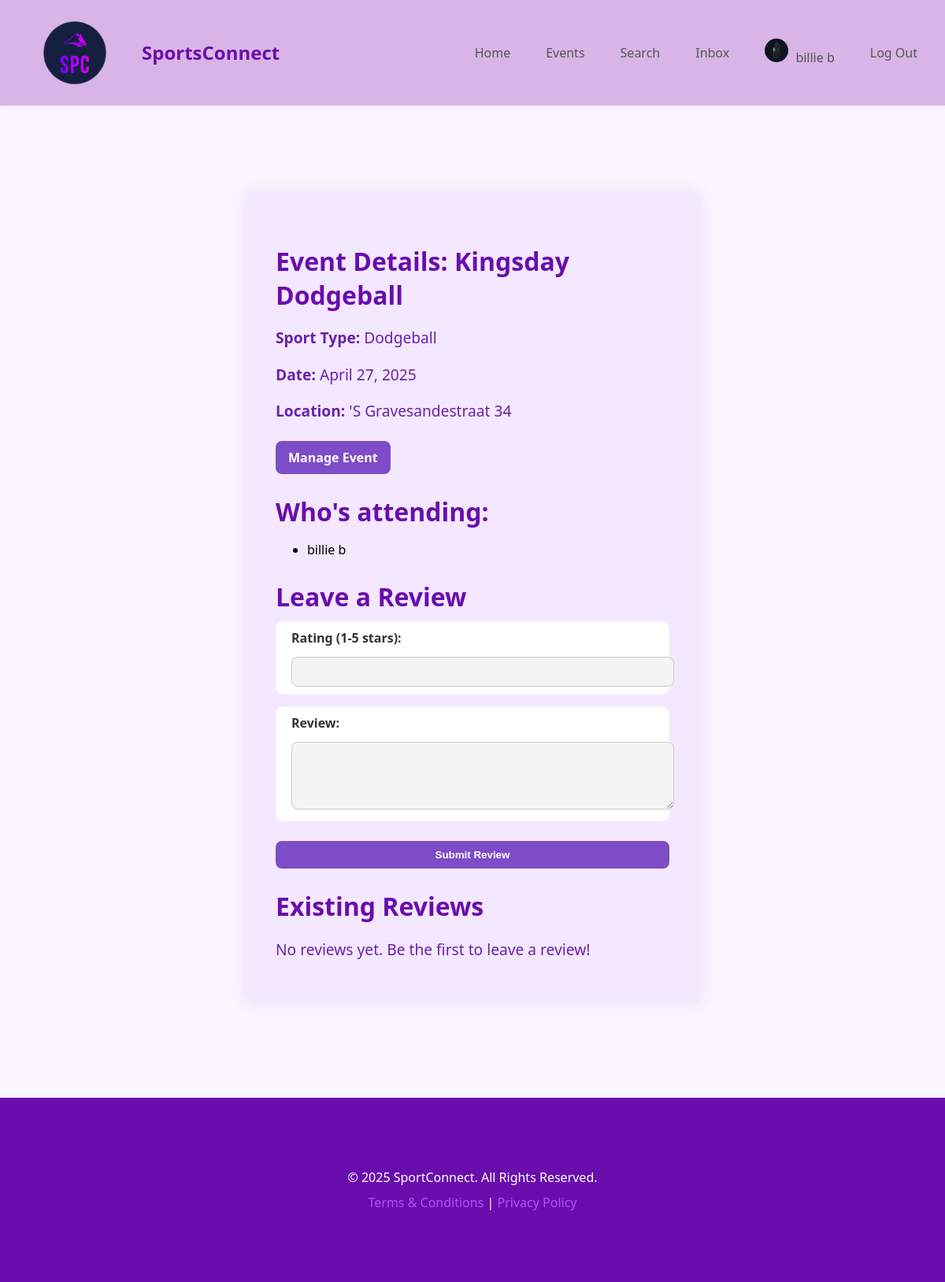
The app's page /event_details.php?id=7 (signed in) with its own data.
### tables this page shows
CREATE TABLE IF NOT EXISTS `events` (
  `id` int NOT NULL AUTO_INCREMENT,
  `user_id` int NOT NULL,
  `title` varchar(255) NOT NULL,
  `description` text,
  `event_date` date NOT NULL,
  `event_time` timestamp NULL DEFAULT CURRENT_TIMESTAMP,
  `location` varchar(255) NOT NULL,
  `sport_type` varchar(100) NOT NULL,
  `created_at` timestamp NULL DEFAULT CURRENT_TIMESTAMP,
  `updated_at` timestamp NULL DEFAULT CURRENT_TIMESTAMP ON UPDATE CURRENT_TIMESTAMP,
  PRIMARY KEY (`id`),
  KEY `user_id` (`user_id`)
);

CREATE TABLE IF NOT EXISTS `users` (
  `id` int NOT NULL AUTO_INCREMENT,
  `full_name` varchar(255) NOT NULL,
  `email` varchar(191) NOT NULL,
  `password` varchar(255) NOT NULL,
  `profile_picture` varchar(255) DEFAULT NULL,
  `created_at` timestamp NULL DEFAULT CURRENT_TIMESTAMP,
  `updated_at` timestamp NULL DEFAULT CURRENT_TIMESTAMP ON UPDATE CURRENT_TIMESTAMP,
  `overall_ranking` float DEFAULT '0',
  `reset_token` varchar(255) DEFAULT NULL,
  `token_expiration` datetime DEFAULT NULL,
  `location` varchar(255) DEFAULT NULL,
  `bio` text,
  `sports_interests` varchar(255) DEFAULT NULL,
  PRIMARY KEY (`id`),
  UNIQUE KEY `email` (`email`)
);

### event_details.php (the view, shortened to what this page needs)
<?php
require 'resources/database/db.php';
$event_id = $_GET['id'];
try {
    $pdo = new PDO("mysql:host=localhost;dbname=sportconnect", "root", "", [
        PDO::ATTR_ERRMODE => PDO::ERRMODE_EXCEPTION,
        PDO::ATTR_DEFAULT_FETCH_MODE => PDO::FETCH_ASSOC
    ]);
    $stmt = $pdo->prepare("SELECT * FROM events WHERE id = ?");
    $stmt->execute([$event_id]);
    $event = $stmt->fetch();
    $is_creator = ($_SESSION['user_id'] == $event['user_id']);
    $review_stmt = $pdo->prepare("SELECT r.rating, r.review_text, r.created_at, u.email FROM event_reviews r JOIN users u ON r.user_id = u.id WHERE r.event_id = ? ORDER BY r.created_at DESC");
    $review_stmt->execute([$event_id]);
    $reviews = $review_stmt->fetchAll();
} catch (PDOException $e) {
    echo "<p style='color:red;'>Error: " . $e->getMessage() . "</p>";
}
?>
<div class="profile-container">
<h2>Event Details: <?= htmlspecialchars($event['title']) ?></h2>
<p><strong>Sport Type:</strong> <?= htmlspecialchars($event['sport_type']) ?></p>
<p><strong>Date:</strong> <?= date("F j, Y", strtotime($event['event_date'])) ?></p>
<p><strong>Location:</strong> <?= htmlspecialchars($event['location']) ?></p>
<?php if ($is_creator): ?>
    <a href="manage_event.php?id=<?= $event['id'] ?>" class="btn-purple">Manage Event</a>
<?php endif; ?>
<h2>Who's attending:</h2>
<?php
$attendeeStmt = $pdo->prepare("SELECT u.full_name FROM invitations i JOIN users u ON i.invitee_id = u.id WHERE i.event_id = ? AND i.status = 'accepted'");
$attendeeStmt->execute([$event_id]);
$attendees = $attendeeStmt->fetchAll();
if (count($attendees) > 0) {
    echo "<ul>";
    foreach ($attendees as $attendee) {
        echo "<li>" . htmlspecialchars($attendee['full_name']) . "</li>";
    }
    echo "</ul>";
} else {
    echo "<p>No one has RSVP'd yet.</p>";
}
?>
<h2>Leave a Review</h2>
<form method="POST" action="">
    <div class="form-group">
        <label for="rating">Rating (1-5 stars):</label>
        <input type="number" id="rating" name="rating" class="input-field" min="1" max="5" required>
    </div>
    <div class="form-group">
        <label for="review_text">Review:</label>
        <textarea id="review_text" name="review_text" class="input-field" rows="4" required></textarea>
    </div>
    <button type="submit" class="btn-purple">Submit Review</button>
</form>
<h2>Existing Reviews</h2>
<?php if (empty($reviews)): ?>
    <p>No reviews yet. Be the first to leave a review!</p>
<?php endif; ?>
<?php
include 'resources/view/layouts/sportconnnect/master.php';
?>

### public/css/style.css (style rules this page uses)
body { background-color: #faf5ff; font-family: 'Segoe UI', sans-serif; margin: 0; padding: 0; display: flex; flex-direction: column; min-height: 100vh; overflow-x: hidden; }
.register-container, .edit-profile-container, .login-container, .profile-container { max-width: 500px; margin: 50px auto 30px auto; background-color: #f3e8ff; padding: 40px; border-radius: 12px; box-shadow: 0 0 20px rgba(106, 13, 173, 0.1); }
.form-group { margin-bottom: 15px; padding: 10px 20px; background-color: rgb(255, 255, 255); color: white; border-radius: 10px; }
label { font-weight: 600; display: block; margin-bottom: 5px; color: #333; }
input, textarea, select, .input-field { width: 100%; padding: 10px 12px; font-size: 14px; border-radius: 8px; margin-top: 8px; background-color: #f4f4f4; color: #333; border: 1px solid #ccc; }
.btn-purple, .btn-outline-purple, button[type="submit"], .btn-view { display: inline-block; padding: 10px 16px; margin-top: 10px; border-radius: 8px; font-weight: bold; text-decoration: none; transition: 0.3s ease; cursor: pointer; text-align: center; }
.btn-purple, button[type="submit"] { background-color: #7e4cc7; color: white; border: none; }
.profile-container h2 { color: #6a0dad; font-size: 2rem; margin-bottom: 10px; }
.profile-container p { color: #6b21a8; font-size: 1.2rem; margin-bottom: 15px; }
button { background-color: #7c5dc3; color: white; border: none; padding: 12px 20px; margin-top: 20px; border-radius: 8px; cursor: pointer; width: 100%; }
form .form-group { margin-bottom: 15px; }

### records on screen
events: title "Kingsday Dodgeball", sport_type "Dodgeball", event_date "April 27, 2025", location "'S Gravesandestraat 34"
users: full_name "billie b"

### other values on screen
$full_name "billie b"
